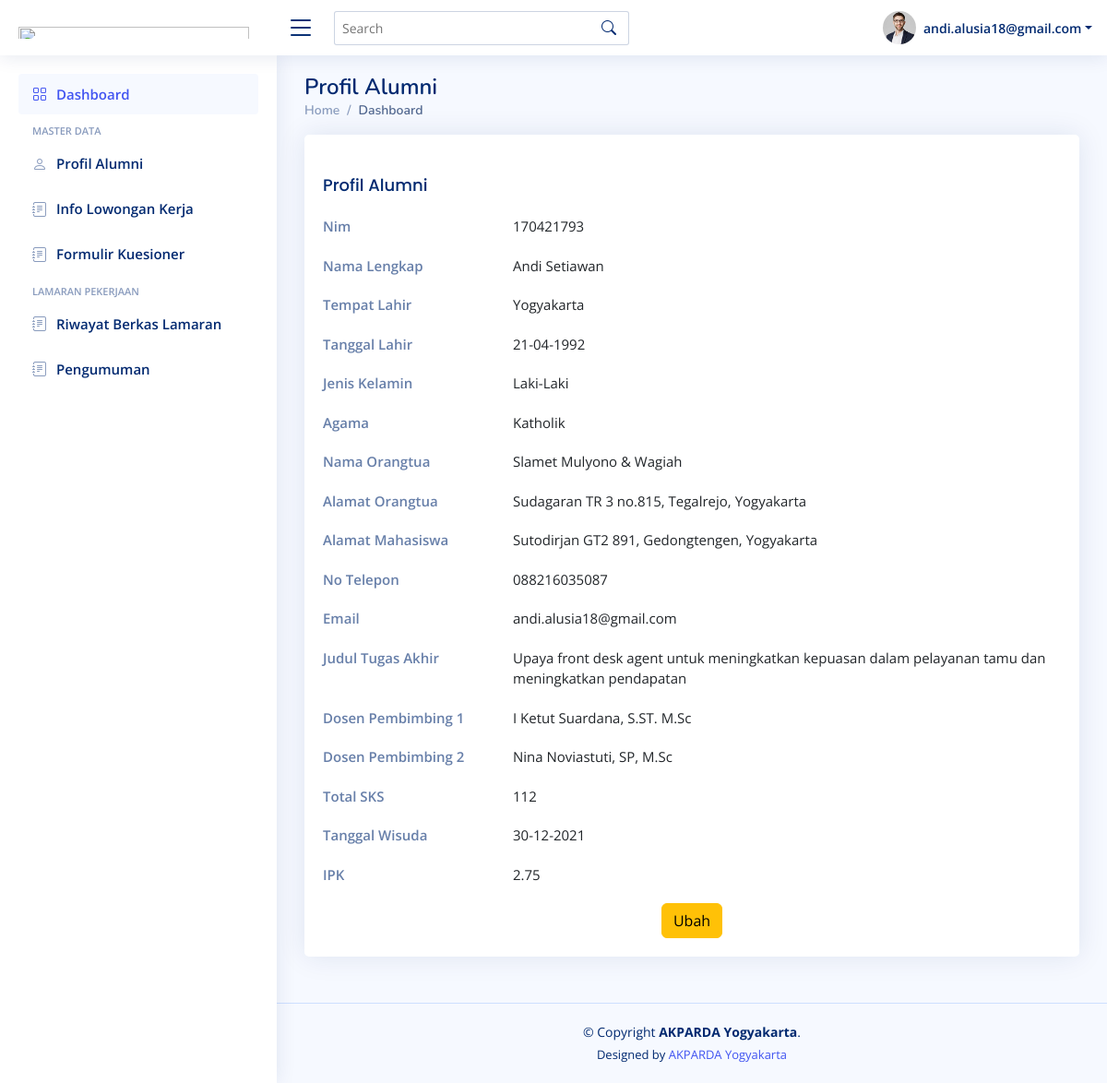
The app's page /Alumni/profil_alumni.php (signed in) with its own data.
### tables this page shows
CREATE TABLE `tb_alumni` (
  `nim` int(11) NOT NULL,
  `nama_lengkap` varchar(100) NOT NULL,
  `tempat_lahir` varchar(50) NOT NULL,
  `tanggal_lahir` date NOT NULL,
  `jenis_kelamin` enum('Laki-Laki','Perempuan','','') NOT NULL,
  `agama` enum('Islam','Kristen','Katholik','Hindu','Budha') NOT NULL,
  `nama_orangtua` varchar(100) NOT NULL,
  `alamat_orangtua` mediumtext NOT NULL,
  `alamat_mahasiswa` mediumtext NOT NULL,
  `no_telepon` char(13) NOT NULL,
  `email` varchar(100) NOT NULL,
  `password` char(32) NOT NULL,
  `judul_TA` mediumtext NOT NULL,
  `dosen_pembimbing_1` varchar(50) NOT NULL,
  `dosen_pembimbing_2` varchar(50) NOT NULL,
  `total_sks` int(11) NOT NULL,
  `tanggal_wisuda` date NOT NULL,
  `ipk` varchar(20) NOT NULL
);

### Alumni/profil_alumni.php (the view, shortened to what this page needs)
<?php
include "header.php";
?>
 <main id="main" class="main">
    <div class="pagetitle">
      <h1>Profil Alumni</h1>
      <nav>
        <ol class="breadcrumb">
          <li class="breadcrumb-item"><a href="#">Home</a></li>
          <li class="breadcrumb-item active">Dashboard</li>
        </ol>
      </nav>
    </div>
    <section class="section profile">
            <?php
include '../db/koneksi.php';
$sql2=mysqli_query($con, "SELECT * FROM tb_alumni where email='$_SESSION[id_alumni]'");
$rows=mysqli_fetch_array($sql2);
?>
        <div class="col-xl-12">
          <div class="card">
            <div class="card-body pt-3">
              <div class="tab-content pt-2">
                <div class="tab-pane fade show active profile-overview" id="profile-overview">
                  <h5 class="card-title">Profil Alumni</h5>
                  <div class="row">
                    <div class="col-lg-3 col-md-4 label ">Nim</div>
                    <div class="col-lg-9 col-md-8"><?php echo $rows['nim']; ?></div>
                  </div>
                  <div class="row">
                    <div class="col-lg-3 col-md-4 label">Nama Lengkap</div>
                    <div class="col-lg-9 col-md-8"><?php echo $rows['nama_lengkap']; ?></div>
                  </div>
                  <div class="row">
                    <div class="col-lg-3 col-md-4 label">Tempat Lahir</div>
                    <div class="col-lg-9 col-md-8"><?php echo $rows['tempat_lahir']; ?></div>
                  </div>
                   <div class="row">
                    <div class="col-lg-3 col-md-4 label">Tanggal Lahir</div>
                    <div class="col-lg-9 col-md-8"><?php echo date('d-m-Y', strtotime($rows["tanggal_lahir"]));?></div>
                  </div>
                   <div class="row">
                    <div class="col-lg-3 col-md-4 label">Jenis Kelamin</div>
                    <div class="col-lg-9 col-md-8"><?php echo $rows['jenis_kelamin']; ?></div>
                  </div>
                   <div class="row">
                    <div class="col-lg-3 col-md-4 label">Agama</div>
                    <div class="col-lg-9 col-md-8"><?php echo $rows['agama']; ?></div>
                  </div>
                   <div class="row">
                    <div class="col-lg-3 col-md-4 label">Nama Orangtua</div>
                    <div class="col-lg-9 col-md-8"><?php echo $rows['nama_orangtua']; ?></div>
                  </div>
                   <div class="row">
                    <div class="col-lg-3 col-md-4 label">Alamat Orangtua</div>
                    <div class="col-lg-9 col-md-8"><?php echo $rows['alamat_orangtua']; ?></div>
                  </div>
                   <div class="row">
                    <div class="col-lg-3 col-md-4 label">Alamat Mahasiswa</div>
                    <div class="col-lg-9 col-md-8"><?php echo $rows['alamat_mahasiswa']; ?></div>
                  </div>
                   <div class="row">
                    <div class="col-lg-3 col-md-4 label">No Telepon</div>
                    <div class="col-lg-9 col-md-8"><?php echo $rows['no_telepon']; ?></div>
                  </div>
                   <div class="row">
                    <div class="col-lg-3 col-md-4 label">Email</div>
                    <div class="col-lg-9 col-md-8"><?php echo $rows['email']; ?></div>
                  </div>
                   <div class="row">
                    <div class="col-lg-3 col-md-4 label">Judul Tugas Akhir</div>
                    <div class="col-lg-9 col-md-8"><?php echo $rows['judul_TA']; ?></div>
                  </div>
                   <div class="row">
                    <div class="col-lg-3 col-md-4 label">Dosen Pembimbing 1</div>
                    <div class="col-lg-9 col-md-8"><?php echo $rows['dosen_pembimbing_1']; ?></div>
                  </div>
                   <div class="row">
                    <div class="col-lg-3 col-md-4 label">Dosen Pembimbing 2</div>
                    <div class="col-lg-9 col-md-8"><?php echo $rows['dosen_pembimbing_2']; ?></div>
                  </div>
                   <div class="row">
                    <div class="col-lg-3 col-md-4 label">Total SKS</div>
                    <div class="col-lg-9 col-md-8"><?php echo $rows['total_sks']; ?></div>
                  </div>
                   <div class="row">
                    <div class="col-lg-3 col-md-4 label">Tanggal Wisuda</div>
                    <div class="col-lg-9 col-md-8"><?php echo date('d-m-Y', strtotime($rows["tanggal_wisuda"]));?></div>
                  </div>
                   <div class="row">
                    <div class="col-lg-3 col-md-4 label">IPK</div>
                    <div class="col-lg-9 col-md-8"><?php echo $rows['ipk']; ?></div>
                  </div>
                   <div class="text-center">
                       <a href="profil_alumni_update.php?nim=<?php echo $rows['nim']; ?>"  class="btn btn-warning">Ubah</a>
                    </div>
                </div>
              </div>
            </div>
          </div>
        </div>
    </section>
  </main>
<?php
include 'footer.php';
?>

### Alumni/header.php (shortened to what this page needs)
<!DOCTYPE html>
<html lang="en">
<head>
  <link href="assets/vendor/bootstrap/css/bootstrap.min.css" rel="stylesheet">
  <link href="assets/vendor/bootstrap-icons/bootstrap-icons.css" rel="stylesheet">
  <link href="assets/vendor/boxicons/css/boxicons.min.css" rel="stylesheet">
  <link href="assets/vendor/quill/quill.snow.css" rel="stylesheet">
  <link href="assets/vendor/quill/quill.bubble.css" rel="stylesheet">
  <link href="assets/vendor/remixicon/remixicon.css" rel="stylesheet">
  <link href="assets/vendor/simple-datatables/style.css" rel="stylesheet">
  <link href="assets/css/style.css" rel="stylesheet">
</head>
<?php
include '../db/koneksi.php';
$sql2=mysqli_query($con, "SELECT * FROM tb_alumni where email='$_SESSION[id_alumni]'");
$rows=mysqli_fetch_array($sql2);
?>
<body>
  <header id="header" class="header fixed-top d-flex align-items-center">
    <div class="d-flex align-items-center justify-content-between">
      <a href="index.html" class="logo d-flex align-items-center">
         <h1 class="logo me-auto"><img src="../images/iconlog.png" alt="" class="img-fluid" width="250px;" height="80px;"></h1>
      </a>
      <i class="bi bi-list toggle-sidebar-btn"></i>
    </div>
    <div class="search-bar">
      <form class="search-form d-flex align-items-center" method="POST" action="#">
        <input type="text" name="query" placeholder="Search" title="Enter search keyword">
        <button type="submit" title="Search"><i class="bi bi-search"></i></button>
      </form>
    </div>
    <nav class="header-nav ms-auto">
      <ul class="d-flex align-items-center">
        <li class="nav-item dropdown pe-3">
          <a class="nav-link nav-profile d-flex align-items-center pe-0" href="#" data-bs-toggle="dropdown">
            <img src="assets/img/profile-img.jpg" alt="Profile" class="rounded-circle">
            <span class="d-none d-md-block dropdown-toggle ps-2"><?php echo $rows['email']; ?></span>
          </a>
            </li>
            <?php
          if(!isset($_SESSION['id_alumni'])){
            ?>
             <?php
          }else{
            ?>
          </ul>
           <?php
          }
          ?>
    </nav>
  </header>
  <aside id="sidebar" class="sidebar">
    <ul class="sidebar-nav" id="sidebar-nav">
      <li class="nav-item">
        <a class="nav-link " href="dashboard.php">
          <i class="bi bi-grid"></i>
          <span>Dashboard</span>
        </a>
      </li>
        <li class="nav-heading">Master Data</li>
       <li class="nav-item">
        <a class="nav-link collapsed" href="profil_alumni.php">
          <i class="bi bi-person"></i>
          <span>Profil Alumni</span>
        </a>
      </li>
      <li class="nav-item">
        <a class="nav-link collapsed" href="lowongan_kerja.php">
          <i class="bi bi-journal-text"></i>
          <span>Info Lowongan Kerja</span>
        </a>
      </li>
       <li class="nav-item">
        <a class="nav-link collapsed" href="form_kuesioner.php">
          <i class="bi bi-journal-text"></i>
          <span>Formulir Kuesioner</span>
        </a>
      </li>
        <li class="nav-heading">Lamaran Pekerjaan</li>
      <li class="nav-item">
        <a class="nav-link collapsed" href="riwayat_lamaran.php">
          <i class="bi bi-journal-text"></i>
          <span>Riwayat Berkas Lamaran</span>
        </a>
      </li>
        <li class="nav-item">
        <a class="nav-link collapsed" href="pengumuman.php">
          <i class="bi bi-journal-text"></i>
          <span>Pengumuman</span>
        </a>
      </li>
    </ul>
  </aside>
</body>
</html>

### Alumni/assets/css/style.css (style rules this page uses)
:root { scroll-behavior: smooth; }
body { font-family: "Open Sans", sans-serif; background: #f6f9ff; color: #444444; }
a { color: #4154f1; text-decoration: none; }
h1, h2, h3, h4, h5, h6 { font-family: "Nunito", sans-serif; }
#main { margin-top: 60px; padding: 20px 30px; transition: all 0.3s; }
.pagetitle { margin-bottom: 10px; }
.pagetitle h1 { font-size: 24px; margin-bottom: 0; font-weight: 600; color: #012970; }
.card { margin-bottom: 30px; border: none; border-radius: 5px; box-shadow: 0px 0 30px rgba(1, 41, 112, 0.1); }
.card-title { padding: 20px 0 15px 0; font-size: 18px; font-weight: 500; color: #012970; font-family: "Poppins", sans-serif; }
.card-body { padding: 0 20px 20px 20px; }
.breadcrumb { font-size: 14px; font-family: "Nunito", sans-serif; color: #899bbd; font-weight: 600; }
.breadcrumb a { color: #899bbd; transition: 0.3s; }
.breadcrumb .breadcrumb-item::before { color: #899bbd; }
.breadcrumb .active { color: #51678f; font-weight: 600; }
.logo { line-height: 1; }
@media (min-width: 1200px) { .logo { width: 280px; } }
.logo img { max-height: 26px; margin-right: 6px; }
.header { transition: all 0.5s; z-index: 997; height: 60px; box-shadow: 0px 2px 20px rgba(1, 41, 112, 0.1); background-color: #fff; padding-left: 20px; }
.header .toggle-sidebar-btn { font-size: 32px; padding-left: 10px; cursor: pointer; color: #012970; }
.header .search-bar { min-width: 360px; padding: 0 20px; }
.header .search-form { width: 100%; }
.header .search-form input { border: 0; font-size: 14px; color: #012970; border: 1px solid rgba(1, 41, 112, 0.2); padding: 7px 38px 7px 8px; border-radius: 3px; transition: 0.3s; width: 100%; }
.header .search-form button { border: 0; padding: 0; margin-left: -30px; background: none; }
.header .search-form button i { color: #012970; }
.header-nav ul { list-style: none; }
.header-nav>ul { margin: 0; padding: 0; }
.header-nav .nav-profile { color: #012970; }
.header-nav .nav-profile img { max-height: 36px; }
.header-nav .nav-profile span { font-size: 14px; font-weight: 600; }
.sidebar { position: fixed; top: 60px; left: 0; bottom: 0; width: 300px; z-index: 996; transition: all 0.3s; padding: 20px; overflow-y: auto; scrollbar-width: thin; scrollbar-color: #aab7cf transparent; box-shadow: 0px 0px 20px rgba(1, 41, 112, 0.1); background-color: #fff; }
@media (min-width: 1200px) { #main, #footer { margin-left: 300px; } }
.sidebar-nav { padding: 0; margin: 0; list-style: none; }
.sidebar-nav li { padding: 0; margin: 0; list-style: none; }
.sidebar-nav .nav-item { margin-bottom: 5px; }
.sidebar-nav .nav-heading { font-size: 11px; text-transform: uppercase; color: #899bbd; font-weight: 600; margin: 10px 0 5px 15px; }
.sidebar-nav .nav-link { display: flex; align-items: center; font-size: 15px; font-weight: 600; color: #4154f1; transition: 0.3; background: #f6f9ff; padding: 10px 15px; border-radius: 4px; }
.sidebar-nav .nav-link i { font-size: 16px; margin-right: 10px; color: #4154f1; }
.sidebar-nav .nav-link.collapsed { color: #012970; background: #fff; }
.sidebar-nav .nav-link.collapsed i { color: #899bbd; }
.profile .profile-overview .row { margin-bottom: 20px; font-size: 15px; }
.profile .profile-overview .card-title { color: #012970; }
.profile .profile-overview .label { font-weight: 600; color: rgba(1, 41, 112, 0.6); }

### records on screen
tb_alumni: email "andi.alusia18@gmail.com", nim "170421793", nama_lengkap "Andi Setiawan", tempat_lahir "Yogyakarta", tanggal_lahir "21-04-1992", jenis_kelamin "Laki-Laki", agama "Katholik", nama_orangtua "Slamet Mulyono & Wagiah", alamat_orangtua "Sudagaran TR 3 no.815, Tegalrejo, Yogyakarta", alamat_mahasiswa "Sutodirjan GT2 891, Gedongtengen, Yogyakarta", no_telepon "088216035087", judul_TA "Upaya front desk agent untuk meningkatkan kepuasan dalam pelayanan tamu dan meningkatkan pendapatan", dosen_pembimbing_1 "I Ketut Suardana, S.ST. M.Sc", dosen_pembimbing_2 "Nina Noviastuti, SP, M.Sc", total_sks "112", tanggal_wisuda "30-12-2021", ipk "2.75"
